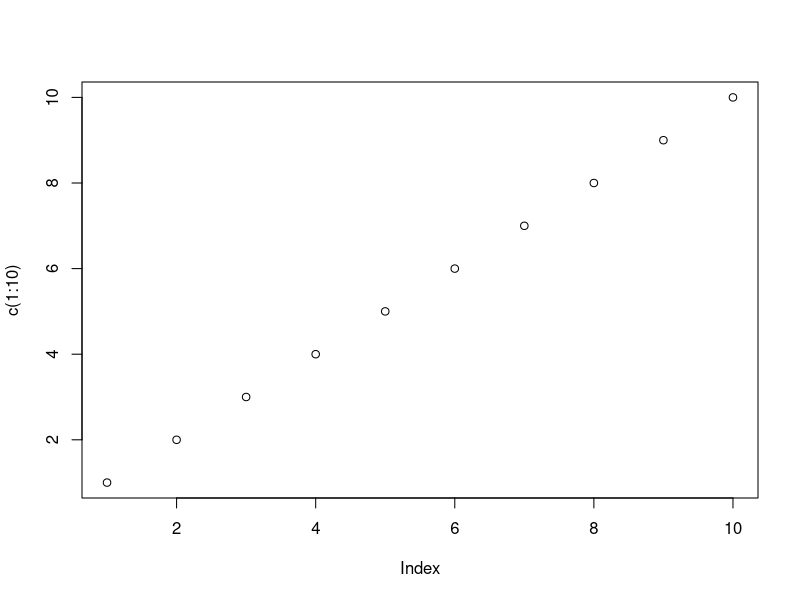

This chart was generated by the following R code:
## ---- chunk 1
knitr::opts_chunk$set(echo = T, warning = F, fig.align = "center", message = F, error = F, cache = TRUE)
library(knitr)
#![](post/2022-07-22-dados-abertos_files/figure-html/cartaz.jpg)
#![](../../data/2022-07-22-dados-abertos/cartaz.jpg)
## ---- chunk 2
plot(c(1:10)~c(1:10))
